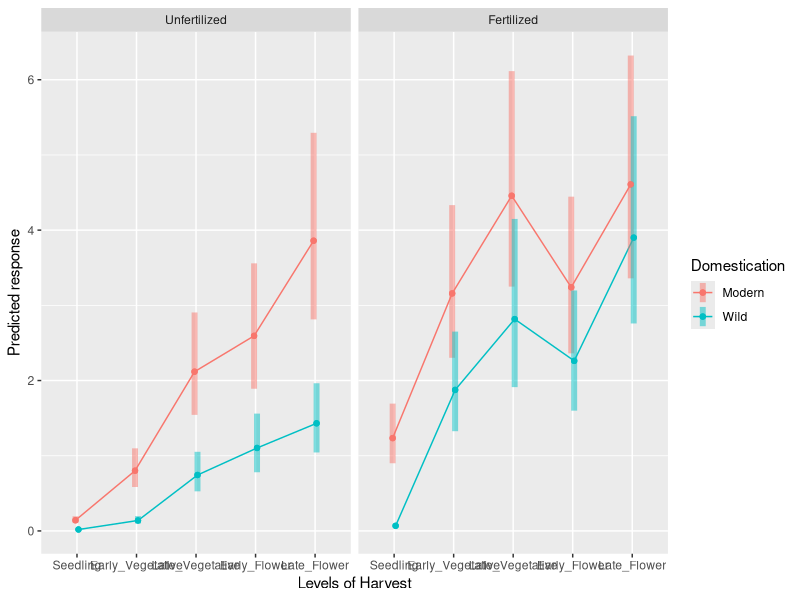
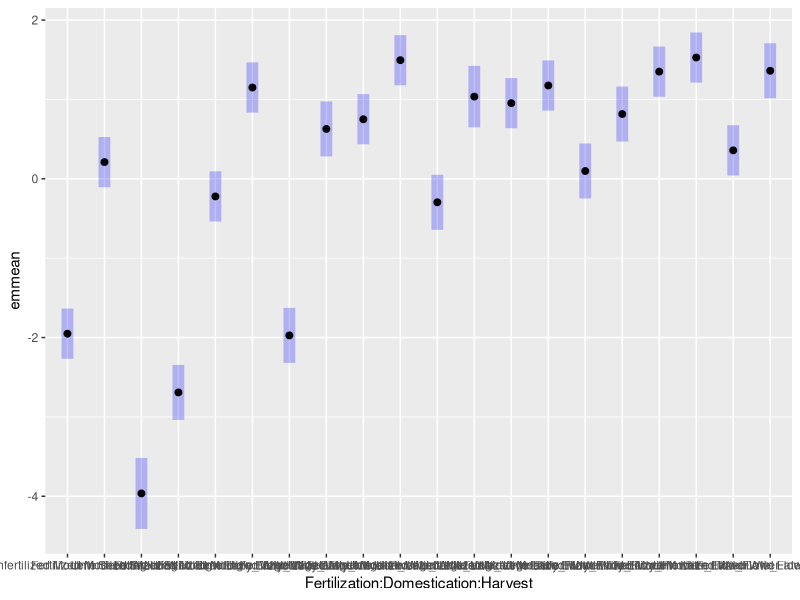
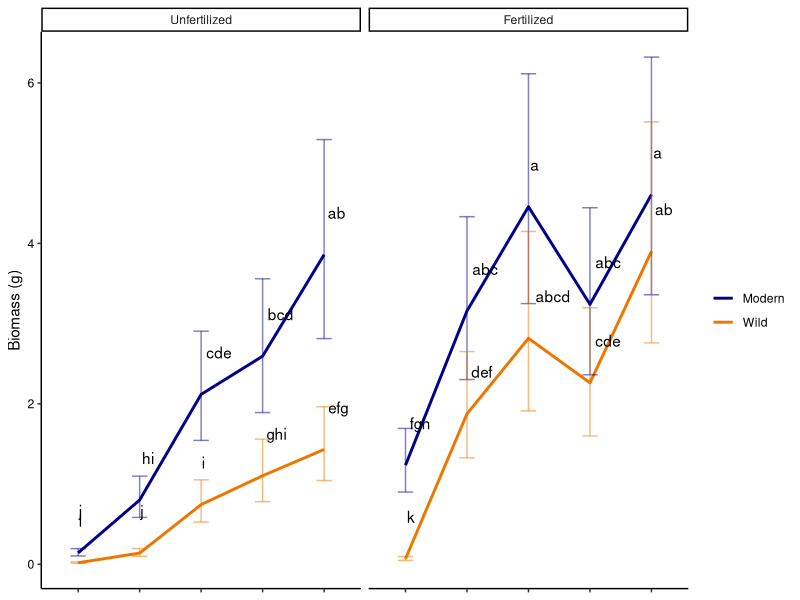
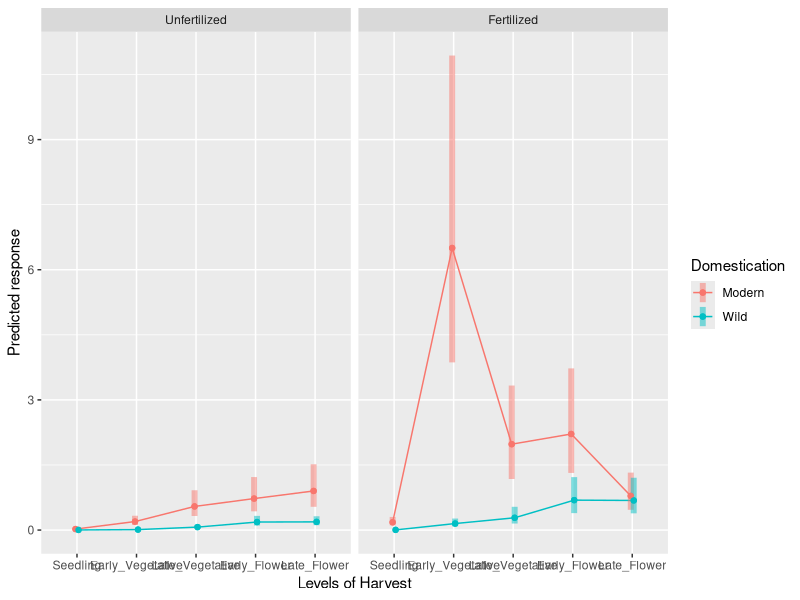
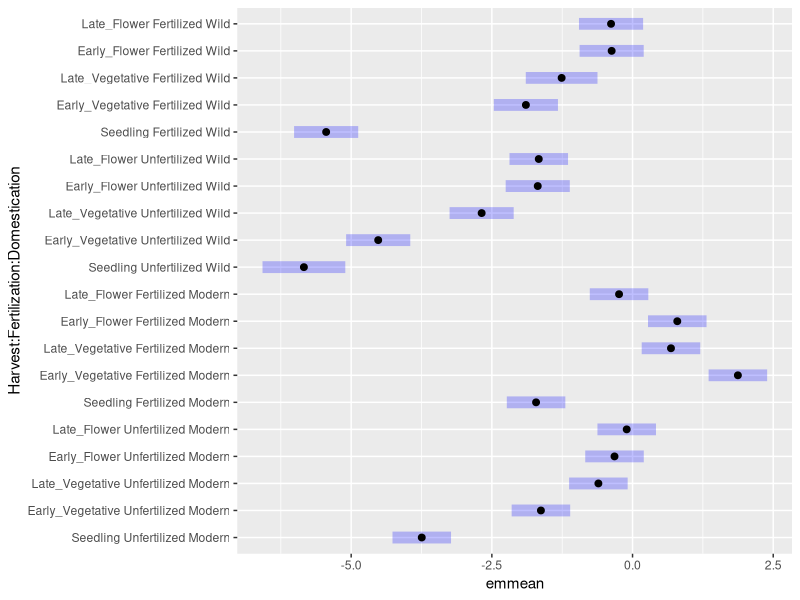
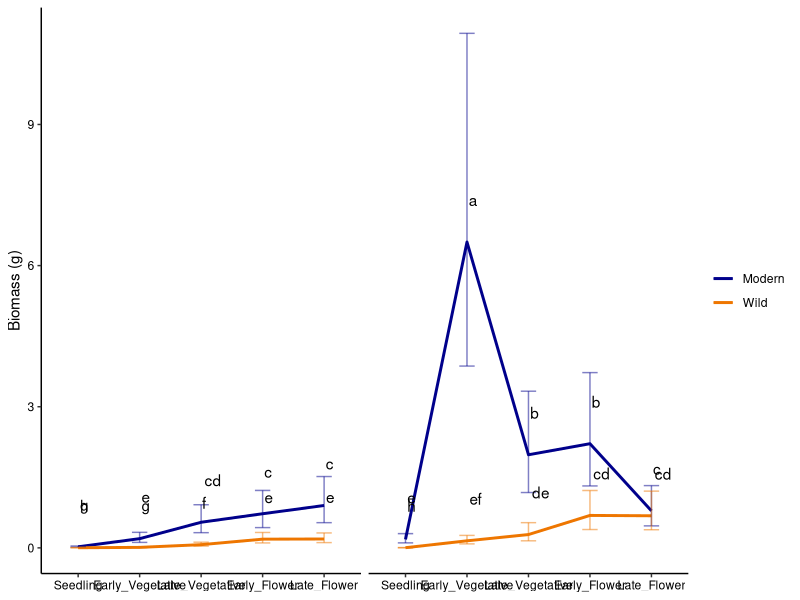
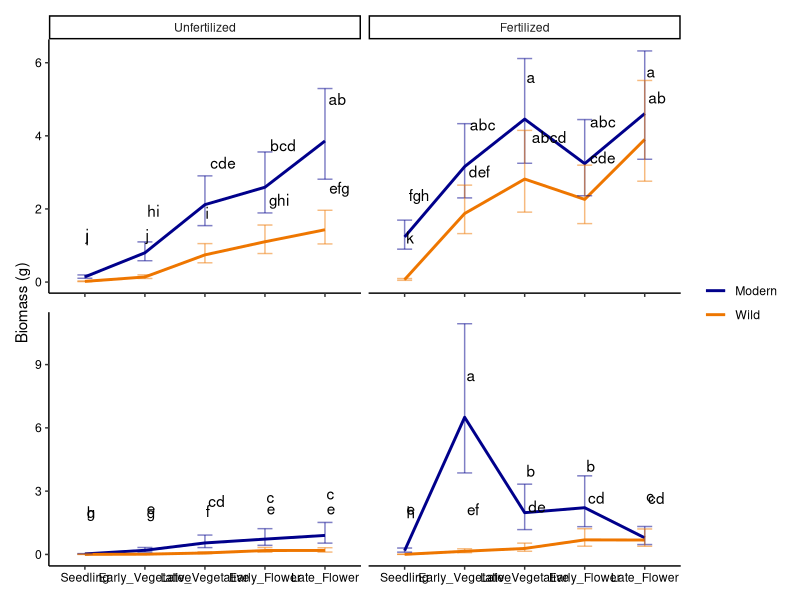
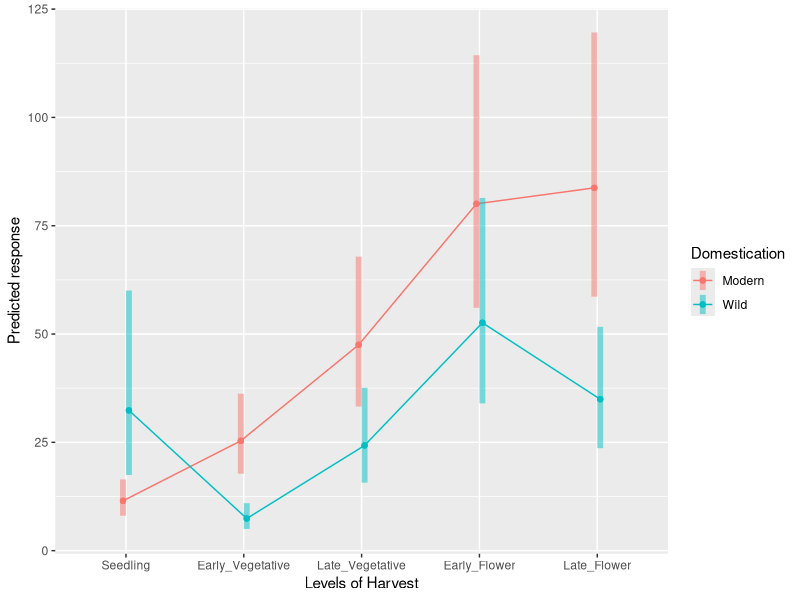

The R script that drew these images, in order: (Note: this script raises an error after producing the figures.)
## ---- chunk 1
library(tidyverse)
library(car)
library(emmeans)
library(patchwork)
## ---- chunk 2
d <- read.csv('Data/Biomass_TimeCourse.csv') %>% 
  filter(.,!is.na(Shoot_Biomass_g)) %>% 
  filter(.,!is.na(Root_Biomas_g))

d <- d %>%
mutate(Fertilization = as_factor(Fertilization)) %>%
mutate(Fertilization = fct_relevel(Fertilization, "Unfertilized", "Fertilized"))
table(d$Fertilization)

d <- d %>%
mutate(Harvest = as_factor(Harvest)) %>%
mutate(Harvest = fct_relevel(Harvest, "Seedling", "Early_Vegetative", "Late_Vegetative", "Early_Flower", "Late_Flower"))
table(d$Harvest)
d<- select(d, Sample_ID, Rep, Domestication, Harvest, Fertilization, Shoot_Biomass_g, Root_Biomas_g)

head(d)
par(mfrow=c(2,2))
options(contrasts = c("contr.sum", "contr.poly"))

## ---- chunk 3
mod <- lm(log(Shoot_Biomass_g) ~  Fertilization*Domestication*Harvest, 
           data = d)
Anova(mod, type = 3)
emmip(mod, Domestication ~ Harvest | Fertilization, CIs = TRUE, type = "response")# type = response shows backtransformed 

emmeans(mod, pairwise ~ Domestication|Harvest|Fertilization)

# emmeans(mod, ~ Fertilization*Domestication*Harvest)

emmeans(mod, ~ Fertilization*Domestication*Harvest, type = "response")
df <- as.data.frame(emmeans(mod, ~ Fertilization*Domestication*Harvest, type = "response"))

res <- emmeans(mod, list(pairwise ~ Fertilization*Domestication*Harvest), adjust = "fdr")
plot(res[[1]], horizontal=F)
groups <- data.frame(multcomp::cld(res[[1]], adjust='fdr', Letters=c("abcdefghijklmnopqrstuvwxy"), decreasing=T)) %>% 
  select(., Fertilization, Domestication, Harvest, .group)
df <- inner_join(df,groups, by = c('Fertilization', 'Domestication', 'Harvest'))

names(df)[names(df) == '.group'] <- 'letters'
df$letters <- gsub(' ','',df$letters)
## ---- chunk 4
p_shoot <- ggplot(aes(x=Harvest, y=response), data = df) +
  geom_line(aes(color=Domestication, group=Domestication),
            stat='summary',fun='mean',size=1) +
  geom_errorbar(width=0.25,alpha=0.5,
                aes(ymin = lower.CL, ymax = upper.CL, 
                    group=Domestication,color=Domestication))+
  scale_color_manual(values = c('darkblue','darkorange2'))+
  geom_text(aes(label = letters),position=position_dodge(0.9), vjust = -3, hjust = -0.2) +
  facet_wrap(~Fertilization, ncol=2)+
  theme_classic()+
  labs(y="Biomass (g)")+
  theme(legend.title = element_blank(),
        legend.position = 'right',
        axis.text = element_text(color='black'),
        axis.text.x = element_blank(),
        axis.title.x = element_blank());p_shoot
#ggsave(plot=p, 'output/shoot_biomass.png', width = 12, height = 6)
## ---- chunk 5
mod <- lm(log(Root_Biomas_g) ~  Fertilization*Domestication*Harvest, 
           data = d)
Anova(mod, type = 3)
emmip(mod, Domestication ~ Harvest | Fertilization, CIs = TRUE, type = "response")# type = response shows backtransformed 

emmeans(mod, pairwise ~ Domestication|Harvest|Fertilization)

# emmeans(mod, ~ Fertilization*Domestication*Harvest)
df <- as.data.frame(emmeans(mod, ~ Fertilization*Domestication*Harvest, type = "response"))

res <- emmeans(mod, list(pairwise ~ Harvest*Fertilization*Domestication), adjust = "fdr")
plot(res[[1]], horizontal=T)
groups <- data.frame(multcomp::cld(res[[1]], adjust='fdr', Letters=c("abcdefghijklmnopqrstuvwxy"), decreasing=T)) %>% 
  select(., Fertilization, Domestication, Harvest, .group)
df <- inner_join(df,groups, by = c('Fertilization', 'Domestication', 'Harvest'))

names(df)[names(df) == '.group'] <- 'letters'
df$letters <- gsub(' ','',df$letters)
## ---- chunk 6
p_root <- ggplot(aes(x=Harvest, y=response), data = df) +
  geom_line(aes(color=Domestication, group=Domestication),
            stat='summary',fun='mean',linewidth=1) +
  geom_errorbar(width=0.25,alpha=0.5,
                aes(ymin = lower.CL, ymax = upper.CL, 
                    group=Domestication,color=Domestication))+
  scale_color_manual(values = c('darkblue','darkorange2'))+
  geom_text(aes(label = letters),position=position_dodge(0.9), vjust = -3, hjust = -0.2) +
  facet_wrap(~Fertilization, ncol=2)+
  theme_classic()+
  labs(y="Biomass (g)")+
  theme(legend.title = element_blank(),
        legend.position = 'right',
        axis.text = element_text(color='black'),
        strip.text = element_blank(),
        axis.title.x = element_blank());p_root
#ggsave(plot=p, 'output/root_biomass.png', width = 12, height = 6)

## ---- chunk 7
p_shoot/p_root + plot_layout(axis_titles = "collect") + plot_layout(guides = "collect")
## ---- chunk 8
rel_shoot <- d %>% 
  dplyr::select(Harvest,Domestication,Fertilization,Rep,Shoot_Biomass_g) %>% 
  group_by(Domestication) %>% 
  pivot_wider(.,names_from = 'Fertilization', values_from = 'Shoot_Biomass_g') %>% 
  mutate(Rel.Shoot = (Unfertilized*100/Fertilized)) %>% 
  mutate(PSF = (((Fertilized-Unfertilized)/Unfertilized))*100)%>% 
  filter(!is.na(Rel.Shoot)) 

rel_root <- d %>% 
  dplyr::select(Harvest,Domestication,Fertilization,Rep,Root_Biomas_g) %>% 
  group_by(Domestication) %>% 
  pivot_wider(.,names_from = 'Fertilization', values_from = 'Root_Biomas_g') %>% 
  mutate(Rel.Root = (Unfertilized*100/Fertilized)) %>% 
  mutate(PSF = (((Fertilized-Unfertilized)/Unfertilized))*100)%>% 
  filter(!is.na(Rel.Root)) 
## ---- chunk 9
mod <- lm(log(Rel.Shoot) ~  Domestication*Harvest, 
           data = rel_shoot)
Anova(mod, type = 3)
emmip(mod, Domestication ~ Harvest, CIs = TRUE, type = "response")# type = response shows backtransformed 

emmeans(mod, pairwise ~ Domestication|Harvest)

# emmeans(mod, ~ Fertilization*Domestication*Harvest)
df <- as.data.frame(emmeans(mod, ~ Domestication*Harvest, type = "response"))

res <- emmeans(mod, list(pairwise ~ Harvest*Domestication), adjust = "fdr")
plot(res[[1]], horizontal=T)
groups <- data.frame(multcomp::cld(res[[1]], adjust='fdr', Letters=c("abcdefghijklmnopqrstuvwxy"), decreasing=T)) %>% 
  select(., Domestication, Harvest, .group)
df <- inner_join(df,groups, by = c('Domestication', 'Harvest'))

names(df)[names(df) == '.group'] <- 'letters'
df$letters <- gsub(' ','',df$letters)
## ---- chunk 10
p_rshoot <- ggplot(aes(x=Harvest, y=response), data = df) +
  geom_line(aes(color=Domestication, group=Domestication),
            stat='summary',fun='mean',linewidth=1) +
  geom_errorbar(width=0.25,alpha=0.5,
                aes(ymin = lower.CL, ymax = upper.CL, 
                    group=Domestication,color=Domestication))+
  scale_color_manual(values = c('darkblue','darkorange2'))+
  geom_text(aes(label = letters),position=position_dodge(0.9), vjust = -3, hjust = -0.2) +
  theme_classic()+
  labs(y="Relative Biomass (%)")+
  theme(legend.title = element_blank(),
        legend.position = 'right',
        axis.text = element_text(color='black'),
        axis.title.x = element_blank());p_rshoot

ggsave(plot=p, 'output/relative_shoot_biomass.png', width = 12, height = 6)

## ---- chunk 11
mod <- lm(log(Rel.Root) ~  Domestication*Harvest, 
           data = rel_root)
plot(mod)
Anova(mod, type = 3)
emmip(mod, Domestication ~ Harvest, CIs = TRUE, type = "response")# type = response shows backtransformed 

emmeans(mod, pairwise ~ Domestication|Harvest)

# emmeans(mod, ~ Fertilization*Domestication*Harvest)
df <- as.data.frame(emmeans(mod, ~ Domestication*Harvest, type = "response"))

res <- emmeans(mod, list(pairwise ~ Harvest*Domestication), adjust = "fdr")
plot(res[[1]], horizontal=T)
groups <- data.frame(multcomp::cld(res[[1]], adjust='fdr', Letters=c("abcdefghijklmnopqrstuvwxy"), decreasing=T)) %>% 
  select(., Domestication, Harvest, .group)
df <- inner_join(df,groups, by = c('Domestication', 'Harvest'))

names(df)[names(df) == '.group'] <- 'letters'
df$letters <- gsub(' ','',df$letters)
## ---- chunk 12
p_rroot <- ggplot(aes(x=Harvest, y=response), data = df) +
  geom_line(aes(color=Domestication, group=Domestication),
            stat='summary',fun='mean',size=1) +
  geom_errorbar(width=0.25,alpha=0.5,
                aes(ymin = lower.CL, ymax = upper.CL, 
                    group=Domestication,color=Domestication))+
  scale_color_manual(values = c('darkblue','darkorange2'))+
  geom_text(aes(label = letters),position=position_dodge(0.9), vjust = -3, hjust = -0.2) +
  theme_classic()+
  labs(y="Relative Biomass (%)")+
  theme(legend.title = element_blank(),
        legend.position = 'right',
        axis.text = element_text(color='black'),
        axis.title.x = element_blank());p_rroot
ggsave(plot=p, 'output/relative_root_biomass.png', width = 12, height = 6)

## ---- chunk 13
mod <- lm(log(PSF) ~  Domestication*Harvest, 
           data = rel_shoot)
plot(mod)
Anova(mod, type = 3)
emmip(mod, Domestication ~ Harvest, CIs = TRUE, type = "response")# type = response shows backtransformed 

emmeans(mod, pairwise ~ Domestication|Harvest)

# emmeans(mod, ~ Fertilization*Domestication*Harvest)
df <- as.data.frame(emmeans(mod, ~ Domestication*Harvest, type = "response"))

res <- emmeans(mod, list(pairwise ~ Harvest*Domestication), adjust = "fdr")
plot(res[[1]], horizontal=T)
groups <- data.frame(multcomp::cld(res[[1]], adjust='fdr', Letters=c("abcdefghijklmnopqrstuvwxy"), decreasing=T)) %>% 
  select(., Domestication, Harvest, .group)
df <- inner_join(df,groups, by = c('Domestication', 'Harvest'))

names(df)[names(df) == '.group'] <- 'letters'
df$letters <- gsub(' ','',df$letters)
## ---- chunk 14
p_psf <- ggplot(aes(x=Harvest, y=response), data = df) +
  geom_line(aes(color=Domestication, group=Domestication),
            stat='summary',fun='mean',size=1) +
  geom_errorbar(width=0.25,alpha=0.5,
                aes(ymin = lower.CL, ymax = upper.CL, 
                    group=Domestication,color=Domestication))+
  scale_color_manual(values = c('darkblue','darkorange2'))+
  geom_text(aes(label = letters),position=position_dodge(0.9), vjust = -3, hjust = -0.2) +
  theme_classic()+
  labs(y="Phosphorus Stress Factor (%)")+
  theme(legend.title = element_blank(),
        legend.position = 'right',
        axis.text = element_text(color='black'),
        axis.title.x = element_blank());p_psf
ggsave(plot=p, 'output/p_stress_factor.png', width = 12, height = 6)

## ---- chunk 15
(p_rshoot+p_rroot + plot_layout(axis_titles = "collect"))/p_psf  + plot_layout(guides = "collect")
